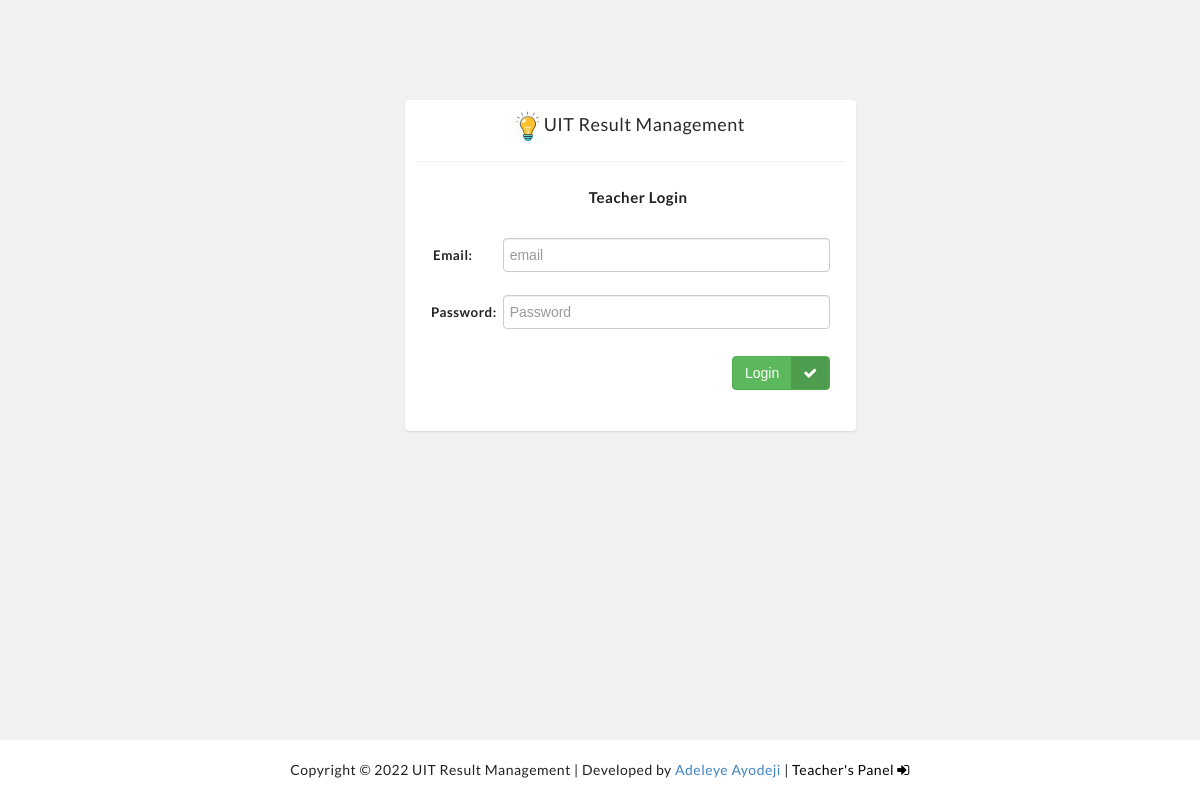
/teacherlog.php, run on the app's committed database.
### tables this page shows
CREATE TABLE IF NOT EXISTS `settings` (
  `id` int(11) NOT NULL AUTO_INCREMENT,
  `title` varchar(10000) DEFAULT NULL,
  `description` text,
  `address1` longtext,
  `address2` longtext,
  `session` varchar(1000) DEFAULT NULL,
  `term` varchar(1000) DEFAULT NULL,
  `logo` varchar(1000) DEFAULT NULL,
  `siteback` varchar(1000) DEFAULT NULL,
  PRIMARY KEY (`id`)
);

### teacherlog.php (the view, shortened to what this page needs)
<?php
include('includes/config.php');
?>
<?php include('includes/header.php');?>
<?php
                            $stmt = $dbh->query("SELECT * FROM settings");
                            $rowlog = $stmt->fetch(PDO::FETCH_OBJ);
                            ?>
<div class="">
    <div class="row">
        <section class="section">
            <div class="row mt-40">
                <div class="col-md-5 col-md-offset-4 ">
                    <div class="row mt-30 ">
                        <div class="col-md-11">
                            <div class="panel p-5">
                                <div class="panel-heading">
                                    <h3 style="font-weight: normal;" class="text-center"><img
                                            src="images/<?php echo htmlentities($rowlog->logo); ?>" height="30px">
                                        <?php echo htmlentities($rowlog->title); ?></h3>
                                    <hr>
                                    <div class="panel-title text-center">
                                        <h4>Teacher Login</h4>
                                    </div>
                                </div>
                                <div class="panel-body p-20">
                                    <form class="form-horizontal" method="post">
                                        <div class="form-group">
                                            <label for="inputEmail3" class="col-sm-2 control-label">Email:</label>
                                            <div class="col-sm-10">
                                                <input type="text" name="email" class="form-control" id="inputEmail3"
                                                    placeholder="email" required="">
                                            </div>
                                        </div>
                                        <div class="form-group">
                                            <label for="inputPassword3" class="col-sm-2 control-label">Password:</label>
                                            <div class="col-sm-10">
                                                <input type="password" name="password" class="form-control"
                                                    id="inputPassword3" placeholder="Password" required="">
                                            </div>
                                        </div>
                                        <div class="form-group mt-20">
                                            <div class="col-sm-offset-2 col-sm-10">
                                                <button type="submit" name="login"
                                                    class="btn btn-success btn-labeled pull-right">Login<span
                                                        class="btn-label btn-label-right"><i
                                                            class="fa fa-check"></i></span></button>
                                            </div>
                                        </div>
                                    </form>
                                </div>
                            </div>
                        </div>
                    </div>
                </div>
            </div>
        </section>
    </div>
</div>
</div>
<?php include 'includes/credit.php'; ?>
</body>
</html>

### includes/credit.php
<?php
    $place = $_SERVER['REQUEST_URI'] == "/teacherlog.php" ? "fixed" : "static";
?>
<div class="credit" style="position: <?php echo $_SESSION ? "static" : $place; ?>;">
				   <?php
                            $stmt = $dbh->query("SELECT * FROM settings");
                            $rowwww = $stmt->fetch(PDO::FETCH_OBJ);
                            ?>
           Copyright &copy; <?php echo date("Y")." ". htmlentities($rowwww->title); ?> | Developed by <a href="https://adeleyeayodeji.com" target="_blank">Adeleye Ayodeji</a> | <?php
           	if (!isset($_SESSION["alogin"])) {
			?>
			<a href="teacherlog.php" style="color: black;">Teacher's Panel <i class="fa fa-sign-in"></i></a>
			<?php
		}else{
		   	?>
		   	<a href="logout.php" style="color: red;">Logout <i class="fa fa-sign-out"></i></a>
		   	<?php
		}
            ?>
        </div>

### css/main.css (style rules this page uses)
body,html { font-family:Poppins,sans-serif;font-weight:400;color:#494949;font-size:12px;line-height:1.75em }
@media (min-width:600px) { body,html { font-size:calc(12px + (14 - 12) * ((100vw - 600px)/ (1140 - 600))) } }
@media (min-width:1140px) { body,html { font-size:14px } }
a,abbr,acronym,address,b,big,blockquote,caption,center,cite,code,dd,del,dfn,dl,dt,em,fieldset,form,h1,h2,h3,h4,h5,h6,i,img,ins,kbd,label,legend,li,ol,p,pre,q,s,samp,small,strike,strong,sub,sup,table,tbody,td,tfoot,th,thead,tr,tt,u,ul,var { margin:0;padding:0 }
.h1,.h2,.h3,.h4,.h5,.h6,h1,h2,h3,h4,h5,h6 { font-family:Poppins,sans-serif;font-weight:400;color:#292929;clear:both }
.h3,h3 { font-size:19.888804939px;margin-top:1.3198379732em;line-height:1.5838055678em;margin-bottom:.3037841038em }
@media (min-width:600px) { .h3,h3 { font-size:calc(19.888804939px + (23.2036057621 - 19.888804939) * ((100vw - 600px)/ (1140 - 600))) } }
@media (min-width:1140px) { .h3,h3 { font-size:23.2036057621px;margin-top:1.3198379732em;line-height:1.5838055678em;margin-bottom:.2980960311em } }
.h4,h4 { font-size:16.8060715286px;margin-top:1.5619355157em;line-height:1.8743226189em;margin-bottom:.3681503615em }
@media (min-width:600px) { .h4,h4 { font-size:calc(16.8060715286px + (19.60708345 - 16.8060715286) * ((100vw - 600px)/ (1140 - 600))) } }
@media (min-width:1140px) { .h4,h4 { font-size:19.60708345px;margin-top:1.5619355157em;line-height:1.8743226189em;margin-bottom:.3601841818em } }
input[type=color],input[type=date],input[type=datetime-local],input[type=email],input[type=month],input[type=number],input[type=password],input[type=search],input[type=text],input[type=time],input[type=url],input[type=week],textarea { display:block;max-width:100%;padding:.4375em;font-size:12px;margin-bottom:1.3125em }
@media (min-width:600px) { input[type=color],input[type=date],input[type=datetime-local],input[type=email],input[type=month],input[type=number],input[type=password],input[type=search],input[type=text],input[type=time],input[type=url],input[type=week],textarea { font-size:calc(12px + (14 - 12) * ((100vw - 600px)/ (1140 - 600))) } }
@media (min-width:1140px) { input[type=color],input[type=date],input[type=datetime-local],input[type=email],input[type=month],input[type=number],input[type=password],input[type=search],input[type=text],input[type=time],input[type=url],input[type=week],textarea { font-size:14px;margin-bottom:.546875em } }
button,input[type=submit] { cursor:pointer;font-size:12px;padding:.4375em 1.75em;margin-bottom:0 }
@media (min-width:600px) { button,input[type=submit] { font-size:calc(12px + (14 - 12) * ((100vw - 600px)/ (1140 - 600))) } }
@media (min-width:1140px) { button,input[type=submit] { font-size:14px;margin-bottom:0 } }
label { display:block;padding-bottom:.21875em;margin-bottom:-.125em }
body { font-family:Poppins,sans-serif;-webkit-font-smoothing:antialiased;background-color:#f2f2f2;color:#494949;text-rendering:optimizeLegibility!important;letter-spacing:.5px;overflow-x:hidden }
a { outline:0!important;text-decoration:none!important;color:#494949;-webkit-transition:all .4s ease-in-out;transition:all .4s ease-in-out }
.mt-20 { margin-top:20px!important }
.mt-30 { margin-top:30px!important }
.mt-40 { margin-top:40px!important }
.p-5 { padding:5px!important }
.p-20 { padding:20px!important }
.panel { box-shadow:0 1px 2px rgba(0,0,0,.1) }
.panel .panel-title h1,.panel .panel-title h2,.panel .panel-title h3,.panel .panel-title h4,.panel .panel-title h5,.panel .panel-title h6 { color:inherit!important;margin:0;line-height:30px }
.panel-heading { padding:5px }
.panel-heading .panel-title { margin-top:10px;padding-left:15px }
.section { padding:30px 0 }
.btn .fa { margin-right:6px }
.btn.btn-labeled { padding-top:0;padding-bottom:0 }
.btn.btn-labeled .fa { margin-right:0 }
.btn.btn-labeled .btn-label { position:relative;background:0 0;background:rgba(0,0,0,.15);display:inline-block;padding:6px 12px;left:-12px;border-radius:4px 0 0 4px }
.btn.btn-labeled .btn-label.btn-label-right { left:auto;right:-12px;border-radius:0 4px 4px 0 }
.form-group label { font-size:95% }

### css/style.css (style rules this page uses)
body { background: #f1f1f1; }
.credit { position: fixed; bottom: 0px; width: 100%; padding: 20px; text-align: center; background: white; }

### teacherlog.php (style rules this page uses)
.credit { position: fixed; bottom: 0px; width: 100%; padding: 20px; text-align: center; background: white; }

### data on the page
settings: logo (picture), title "UIT Result Management"
